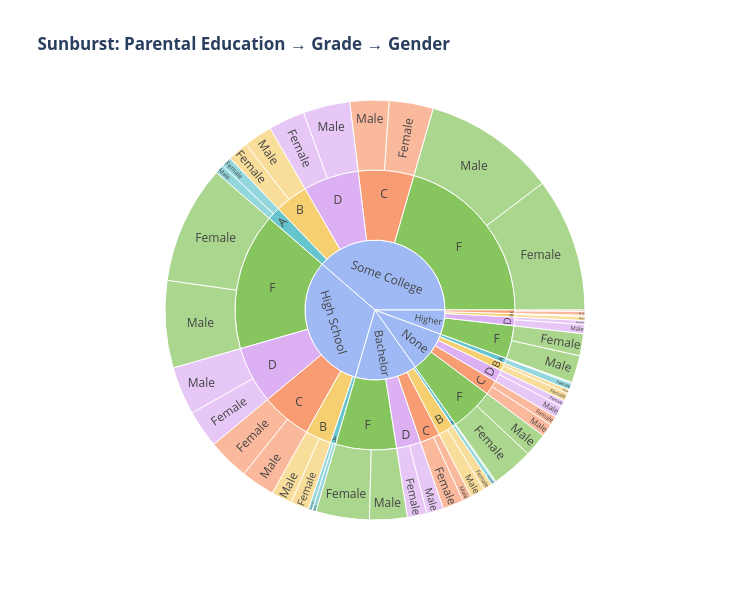

The notebook cell this image was saved under:
### Markdown cell above
### 5.14 Sunburst Chart — Parental Education → Grade → Gender

### Code cell
sun_df = df.groupby(
    ['ParEdu_Label','GradeClass_Label','Gender_Label']
).size().reset_index(name='Count')

fig_sun = px.sunburst(
    sun_df, path=['ParEdu_Label','GradeClass_Label','Gender_Label'],
    values='Count',
    color='GradeClass_Label',
    color_discrete_sequence=px.colors.qualitative.Pastel,
    title='<b>Sunburst: Parental Education → Grade → Gender</b>',
    template='plotly_white'
)
fig_sun.update_layout(width=750, height=600)
fig_sun.show()

### Figure 1 — Plotly figure (JSON) as saved in the notebook; plotly's stock layout.template omitted (floating-point values rounded to 4 significant figures)
{"data": [{"branchvalues": "total", "customdata": [["A"], ["B"], ["B"], ["C"], ["D"], ["D"], ["C"], ["A"], ["D"], ["F"], ["A"], ["C"], ["C"], ["B"], ["B"], ["A"], ["D"], ["F"], ["D"], ["F"], ["C"], ["B"], ["F"], ["B"], ["B"], ["D"], ["D"], ["F"], ["C"], ["A"], ["A"], ["F"], ["F"], ["D"], ["D"], ["C"], ["B"], ["B"], ["B"], ["F"], ["C"], ["C"], ["D"], ["F"], ["A"], ["A"], ["C"], ["F"], ["A"], ["A"], ["A"], ["A"], ["B"], ["B"], ["B"], ["B"], ["B"], ["C"], ["C"], ["C"], ["C"], ["C"], ["D"], ["D"], ["D"], ["D"], ["D"], ["F"], ["F"], ["F"], ["F"], ["F"], ["(?)"], ["(?)"], ["(?)"], ["(?)"], ["(?)"]], "domain": {"x": [0, 1], "y": [0, 1]}, "hovertemplate": "labels=%{label}<br>Count=%{value}<br>parent=%{parent}<br>id=%{id}<br>GradeClass_Label=%{customdata[0]}<extra></extra>", "ids": ["Bachelor/A/Female", "Bachelor/B/Male", "High School/B/Male", "Higher/C/Female", "Bachelor/D/Male", "High School/D/Male", "High School/C/Female", "High School/A/Female", "Higher/D/Male", "High School/F/Female", "Some College/A/Female", "None/C/Female", "Some College/C/Female", "None/B/Male", "Higher/B/Male", "None/A/Female", "None/D/Male", "Higher/F/Female", "Some College/D/Male", "Bachelor/F/Male", "Bachelor/C/Male", "Some College/B/Male", "Some College/F/Female", "Bachelor/B/Female", "High School/B/Female", "High School/D/Female", "Bachelor/D/Female", "None/F/Female", "Higher/C/Male", "Bachelor/A/Male", "High School/A/Male", "Higher/F/Male", "High School/F/Male", "None/D/Female", "Higher/D/Female", "High School/C/Male", "Higher/B/Female", "None/B/Female", "Some College/B/Female", "None/F/Male", "Some College/C/Male", "None/C/Male", "Some College/D/Female", "Bachelor/F/Female", "Some College/A/Male", "None/A/Male", "Bachelor/C/Female", "Some College/F/Male", "Bachelor/A", "High School/A", "None/A", "Some College/A", "Bachelor/B", "High School/B", "Higher/B", "None/B", "Some College/B", "Bachelor/C", "High School/C", "Higher/C", "None/C", "Some College/C", "Bachelor/D", "High School/D", "Higher/D", "None/D", "Some College/D", "Bachelor/F", "High School/F", "Higher/F", "None/F", "Some College/F", "Bachelor", "High School", "Higher", "None", "Some College"], "labels": ["Female", "Male", "Male", "Female", "Male", "Male", "Female", "Female", "Male", "Female", "Female", "Female", "Female", "Male", "Male", "Female", "Male", "Female", "Male", "Male", "Male", "Male", "Female", "Female", "Female", "Female", "Female", "Female", "Male", "Male", "Male", "Male", "Male", "Female", "Female", "Male", "Female", "Female", "Female", "Male", "Male", "Male", "Female", "Female", "Male", "Male", "Female", "Male", "A", "A", "A", "A", "B", "B", "B", "B", "B", "C", "C", "C", "C", "C", "D", "D", "D", "D", "D", "F", "F", "F", "F", "F", "Bachelor", "High School", "Higher", "None", "Some College"], "marker": {"colors": ["rgb(102, 197, 204)", "rgb(246, 207, 113)", "rgb(246, 207, 113)", "rgb(248, 156, 116)", "rgb(220, 176, 242)", "rgb(220, 176, 242)", "rgb(248, 156, 116)", "rgb(102, 197, 204)", "rgb(220, 176, 242)", "rgb(135, 197, 95)", "rgb(102, 197, 204)", "rgb(248, 156, 116)", "rgb(248, 156, 116)", "rgb(246, 207, 113)", "rgb(246, 207, 113)", "rgb(102, 197, 204)", "rgb(220, 176, 242)", "rgb(135, 197, 95)", "rgb(220, 176, 242)", "rgb(135, 197, 95)", "rgb(248, 156, 116)", "rgb(246, 207, 113)", "rgb(135, 197, 95)", "rgb(246, 207, 113)", "rgb(246, 207, 113)", "rgb(220, 176, 242)", "rgb(220, 176, 242)", "rgb(135, 197, 95)", "rgb(248, 156, 116)", "rgb(102, 197, 204)", "rgb(102, 197, 204)", "rgb(135, 197, 95)", "rgb(135, 197, 95)", "rgb(220, 176, 242)", "rgb(220, 176, 242)", "rgb(248, 156, 116)", "rgb(246, 207, 113)", "rgb(246, 207, 113)", "rgb(246, 207, 113)", "rgb(135, 197, 95)", "rgb(248, 156, 116)", "rgb(248, 156, 116)", "rgb(220, 176, 242)", "rgb(135, 197, 95)", "rgb(102, 197, 204)", "rgb(102, 197, 204)", "rgb(248, 156, 116)", "rgb(135, 197, 95)", "rgb(102, 197, 204)", "rgb(102, 197, 204)", "rgb(102, 197, 204)", "rgb(102, 197, 204)", "rgb(246, 207, 113)", "rgb(246, 207, 113)", "rgb(246, 207, 113)", "rgb(246, 207, 113)", "rgb(246, 207, 113)", "rgb(248, 156, 116)", "rgb(248, 156, 116)", "rgb(248, 156, 116)", "rgb(248, 156, 116)", "rgb(248, 156, 116)", "rgb(220, 176, 242)", "rgb(220, 176, 242)", "rgb(220, 176, 242)", "rgb(220, 176, 242)", "rgb(220, 176, 242)", "rgb(135, 197, 95)", "rgb(135, 197, 95)", "rgb(135, 197, 95)", "rgb(135, 197, 95)", "rgb(135, 197, 95)", "rgb(158, 185, 243)", "rgb(158, 185, 243)", "rgb(158, 185, 243)", "rgb(158, 185, 243)", "rgb(158, 185, 243)"]}, "name": "", "parents": ["Bachelor/A", "Bachelor/B", "High School/B", "Higher/C", "Bachelor/D", "High School/D", "High School/C", "High School/A", "Higher/D", "High School/F", "Some College/A", "None/C", "Some College/C", "None/B", "Higher/B", "None/A", "None/D", "Higher/F", "Some College/D", "Bachelor/F", "Bachelor/C", "Some College/B", "Some College/F", "Bachelor/B", "High School/B", "High School/D", "Bachelor/D", "None/F", "Higher/C", "Bachelor/A", "High School/A", "Higher/F", "High School/F", "None/D", "Higher/D", "High School/C", "Higher/B", "None/B", "Some College/B", "None/F", "Some College/C", "None/C", "Some College/D", "Bachelor/F", "Some College/A", "None/A", "Bachelor/C", "Some College/F", "Bachelor", "High School", "None", "Some College", "Bachelor", "High School", "Higher", "None", "Some College", "Bachelor", "High School", "Higher", "None", "Some College", "Bachelor", "High School", "Higher", "None", "Some College", "Bachelor", "High School", "Higher", "None", "Some College", "", "", "", "", ""], "type": "sunburst", "values": [3, 11, 16, 1, 13, 37, 32, 3, 7, 91, 8, 7, 34, 3, 3, 5, 9, 17, 36, 29, 7, 22, 103, 7, 14, 29, 15, 32, 3, 1, 3, 21, 67, 5, 3, 26, 1, 6, 16, 18, 30, 10, 28, 41, 7, 1, 16, 102, 4, 6, 6, 15, 18, 30, 4, 9, 38, 23, 58, 4, 17, 64, 28, 66, 10, 14, 64, 70, 158, 38, 50, 205, 143, 318, 56, 96, 386]}], "layout": {"height": 600, "legend": {"tracegroupgap": 0}, "sunburstcolorway": ["rgb(102, 197, 204)", "rgb(246, 207, 113)", "rgb(248, 156, 116)", "rgb(220, 176, 242)", "rgb(135, 197, 95)", "rgb(158, 185, 243)", "rgb(254, 136, 177)", "rgb(201, 219, 116)", "rgb(139, 224, 164)", "rgb(180, 151, 231)", "rgb(179, 179, 179)"], "title": {"text": "<b>Sunburst: Parental Education → Grade → Gender</b>"}, "width": 750}}
